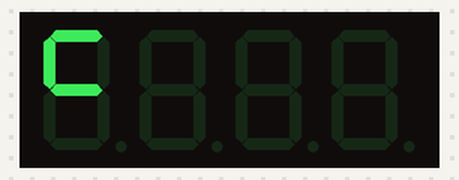
Simulated run of this sketch. Board: ESP8266 (NodeMCU). Shown: 4-digit seven-segment display.

Above: at 0.15 s.
At 5.14 s:
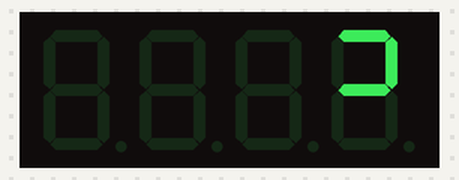
At 10.03 s:
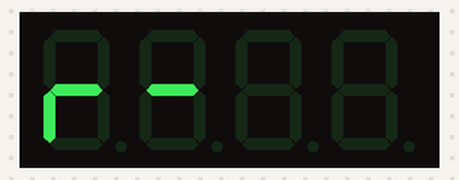
At 20.02 s:
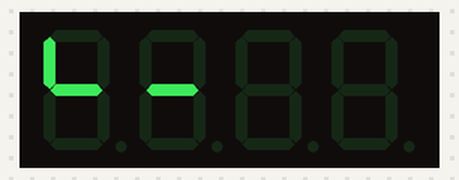
At 30.23 s:
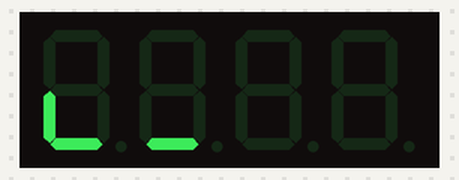
At 39.78 s:
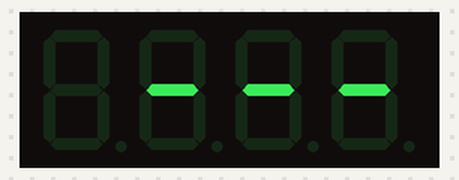

The sketch:

esp8266_display_4Digitos_remoto_cobrinha.ino
```cpp
#include <TM1637Display.h>

#define CLK D1
#define DIO D2

TM1637Display display(CLK, DIO);

struct Passo {
  uint8_t digito;   // Qual dígito (0 a 3)
  uint8_t segmento; // Qual segmento acender
};

// Sequência 100% contínua que faz um "8" sem sobressaltos
const Passo CAMINHO[] = {
  // 1. Topo (Esquerda -> Direita)
  {0, SEG_A}, {1, SEG_A}, {2, SEG_A}, {3, SEG_A},

  // 2. Transição no canto superior direito
  {3, SEG_B},

  // 3. Meio (Direita -> Esquerda)
  {3, SEG_G}, {2, SEG_G}, {1, SEG_G}, {0, SEG_G},

  // 4. Transição no canto inferior esquerdo
  {0, SEG_E},

  // 5. Fundo (Esquerda -> Direita)
  {0, SEG_D}, {1, SEG_D}, {2, SEG_D}, {3, SEG_D},

  // 6. Transição no canto inferior direito
  {3, SEG_C},

  // 7. Meio novamente (Direita -> Esquerda)
  {3, SEG_G}, {2, SEG_G}, {1, SEG_G}, {0, SEG_G},

  // 8. Transição no canto superior esquerdo (liga de volta no Topo!)
  {0, SEG_F}
};

const int TOTAL_PASSOS = sizeof(CAMINHO) / sizeof(CAMINHO[0]);

void setup() {
  display.setBrightness(0x0a);
  display.clear();
}

void loop() {
  int tamanhoCobra = 3; // Quantidade de segmentos no corpo da cobra

  for (int i = 0; i < TOTAL_PASSOS; i++) {
    uint8_t tela[4] = {0, 0, 0, 0};

    // Monta o corpo da cobra de forma suave
    for (int j = 0; j < tamanhoCobra; j++) {
      int indice = (i - j + TOTAL_PASSOS) % TOTAL_PASSOS;
      tela[CAMINHO[indice].digito] |= CAMINHO[indice].segmento;
    }

    display.setSegments(tela, 4, 0);
    delay(90); // Ajuste a velocidade do movimento aqui
  }
}
```
